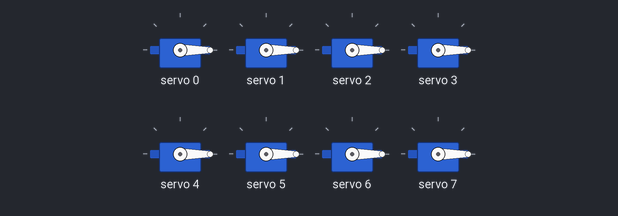
This sketch was run on a simulated Arduino Uno, built with avr-gcc and run on an emulated ATmega328P. Parts: 8 × servo. What the sketch prints to the serial monitor is not drawn.

Above: at 0.05 s.
At 1.45 s:
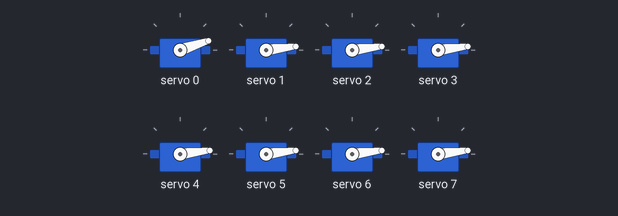
At 1.9 s:
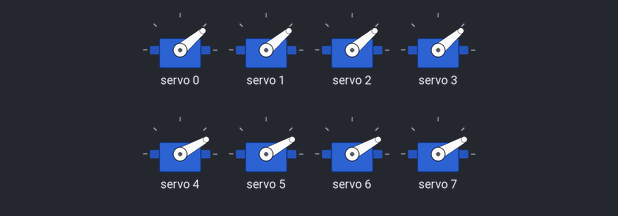
At 2.35 s:
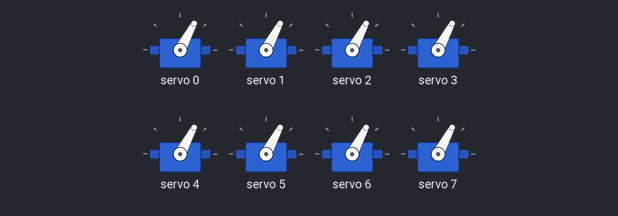
At 3.5 s:
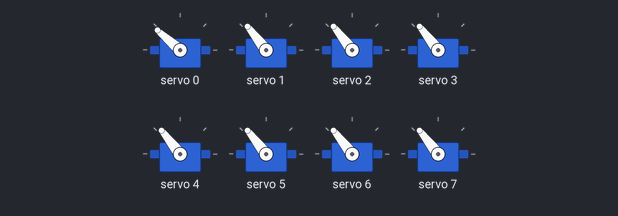
At 4.65 s:
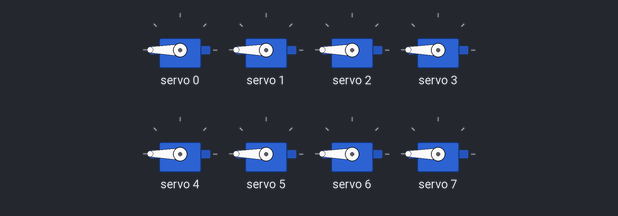
Timing chart, 0 to 6.1 s (numbered marks = the images above):
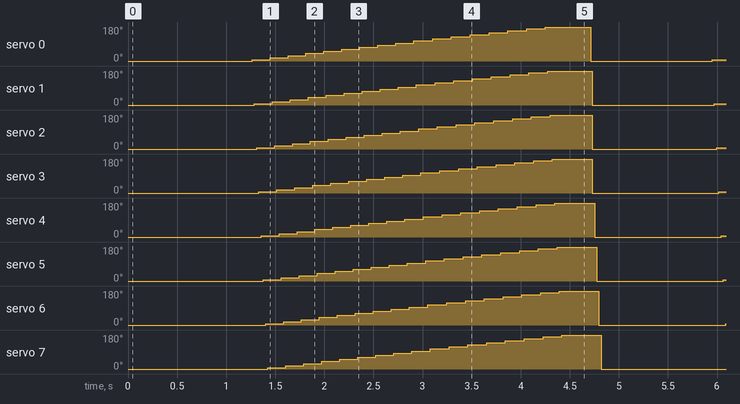

Measured:
- by itself, servo 0: repeats every 4.7 s: 18° 0.18 s, 29° 0.18 s, 40° 0.18 s, 51° 0.18 s, 62° 0.18 s, 73° 0.18 s, 84° 0.18 s, 95° 0.18 s, 106° 0.19 s, 117° 0.19 s, 128° 0.19 s, 139° 0.19 s, 150° 0.19 s, 161° 0.19 s, 172° 0.19 s, 180° 0.46 s, 0° 1.2 s, 7° 0.18 s
- by itself, servo 1: repeats every 4.7 s: 18° 0.18 s, 29° 0.18 s, 40° 0.18 s, 51° 0.18 s, 62° 0.18 s, 73° 0.18 s, 84° 0.18 s, 95° 0.19 s, 106° 0.19 s, 117° 0.19 s, 128° 0.19 s, 139° 0.19 s, 150° 0.19 s, 161° 0.19 s, 172° 0.19 s, 180° 0.46 s, 0° 1.2 s, 7° 0.18 s

The sketch:

Final_Code.ino
```cpp
#include <Adafruit_PWMServoDriver.h>
Adafruit_PWMServoDriver board1 = Adafruit_PWMServoDriver(0x40);       // called this way, it uses the default address 0x40

#define SERVOMIN  125                                                 // this is the 'minimum' pulse length count (out of 4096)
#define SERVOMAX  625                                                 // this is the 'maximum' pulse length count (out of 4096)

void setup() {
  Serial.begin(9600);
  Serial.println("16 channel Servo test!");
  board1.begin();
  board1.setPWMFreq(60);                  // Analog servos run at ~60 Hz updates
}

void loop()
  { for(int i=0; i<8; i++)
      { board1.setPWM(i, 0, angleToPulse(0) );}
    delay(1000);

    for( int angle =0; angle<181; angle +=10)
      { for(int i=0; i<8; i++)
          { board1.setPWM(i, 0, angleToPulse(angle) );}
      }
    delay(100);
  }

int angleToPulse(int ang)                             //gets angle in degree and returns the pulse width
  {  int pulse = map(ang,0, 180, SERVOMIN,SERVOMAX);  // map angle of 0 to 180 to Servo min and Servo max
     Serial.print("Angle: ");Serial.print(ang);
     Serial.print(" pulse: ");Serial.println(pulse);
     return pulse;
  }
```
